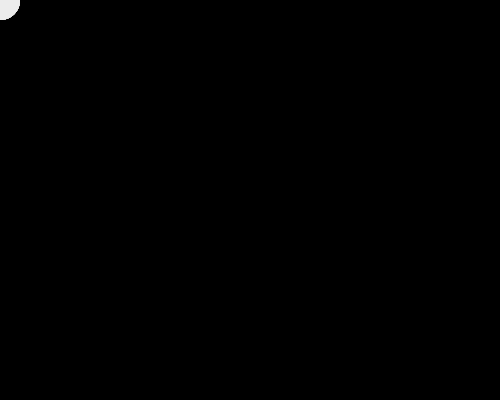
Frame 1 (no input)
Frame 60 (the mouse pressed at the canvas centre just before this capture): identical to frame 1, image omitted
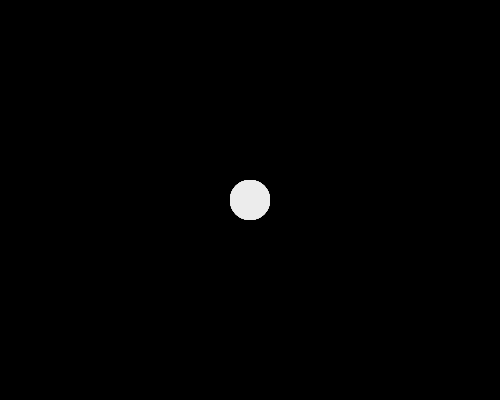
Frame 120 (the mouse held since frame 60 and released just before this capture)

The Processing sketch that drew these frames (run headless with seeded random() and noise(); from frame 60 on, the mouse is pressed at the canvas centre):

// Processing sketch: sketch_025_array_ex2
// ── sketch_025_array_ex2.pde
//esempio che disegna cerchi lasciando la traccia - 
//usa un for e un array

int num = 60;
int x[] = new int[num];
int y[] = new int[num];

void setup() {
     size(500, 400);     
     noStroke();
}

void draw() {
     background(0);
     // Copy array values from back to front
     for (int i = x.length-1; i > 0; i--) {
       x[i] = x[i-1];
       y[i] = y[i-1];
     }
     x[0] = mouseX;  // Set the first element
     y[0] = mouseY;  // Set the first element
     for (int i = 0; i < x.length; i++) {
       fill(i * 4);
       ellipse(x[i], y[i], 40, 40);
     }
}
